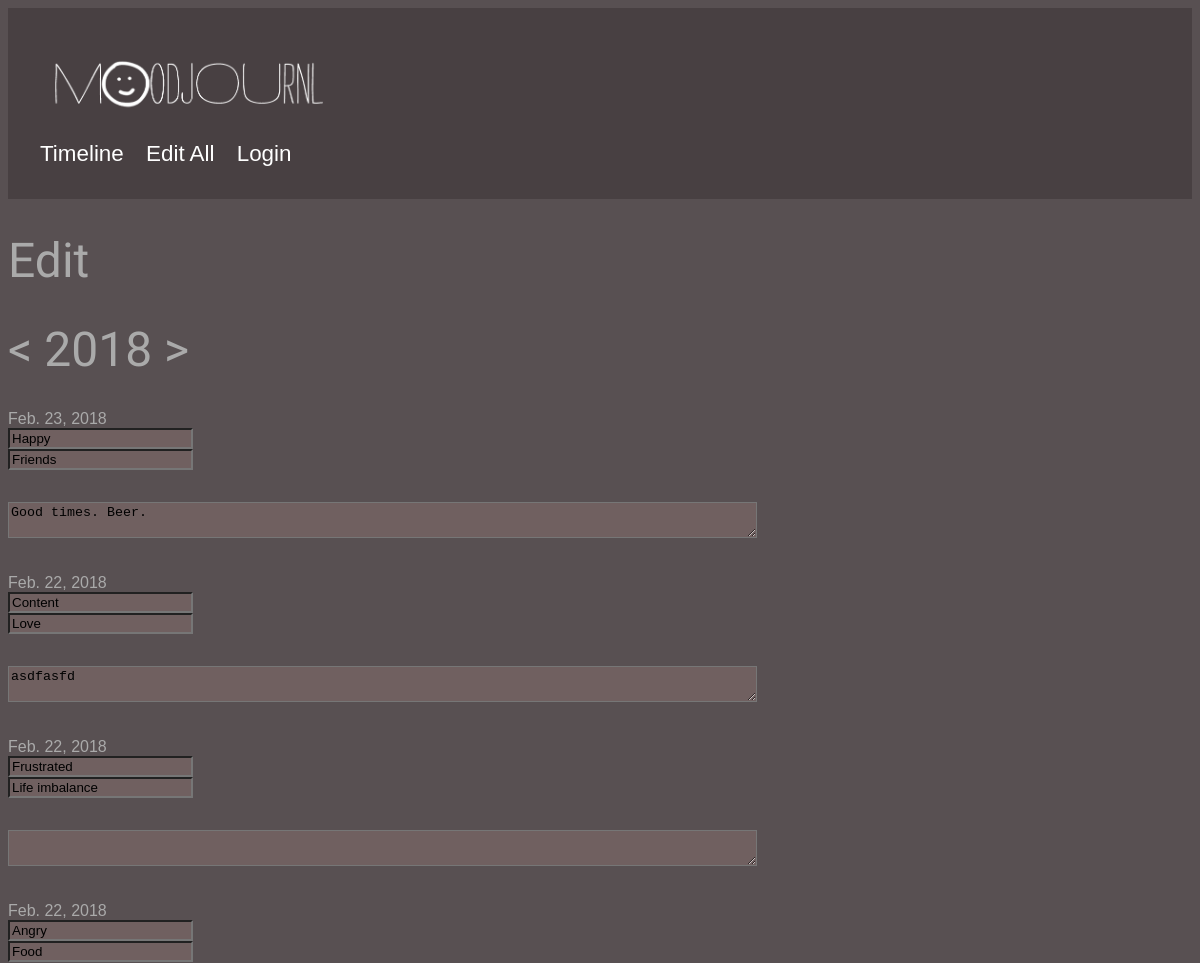
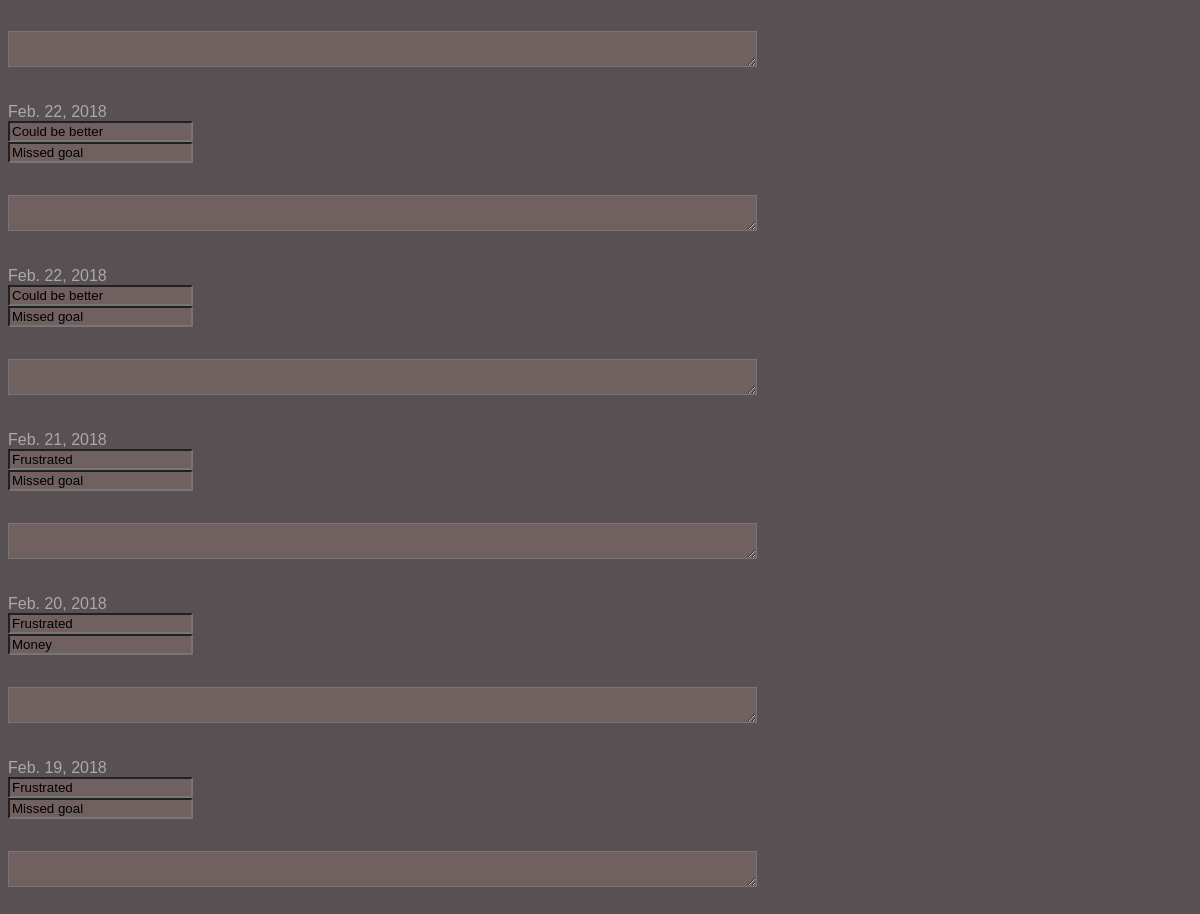
/edit (signed in), run on an earlier commit of the app's database (2 pictures, top to bottom).
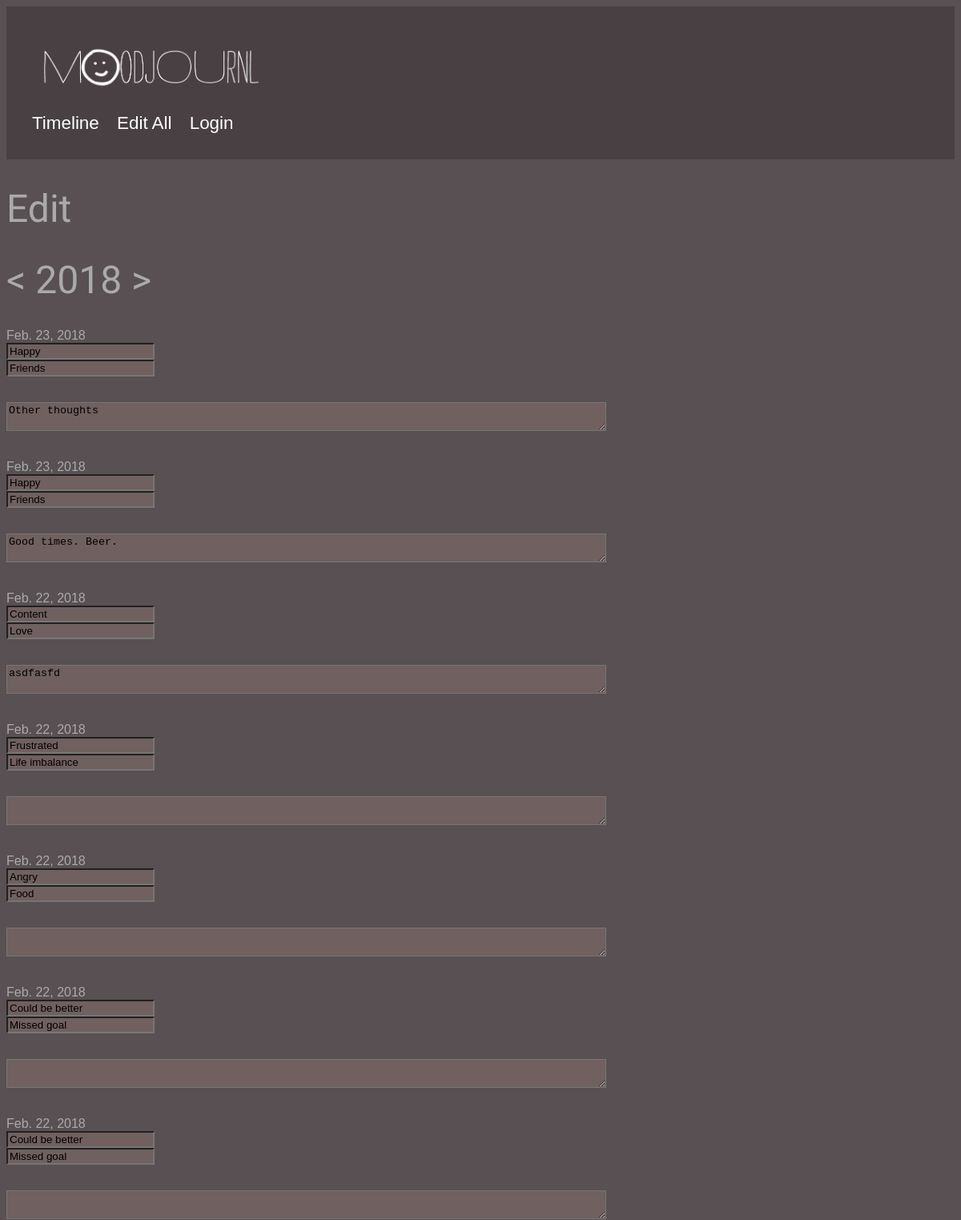
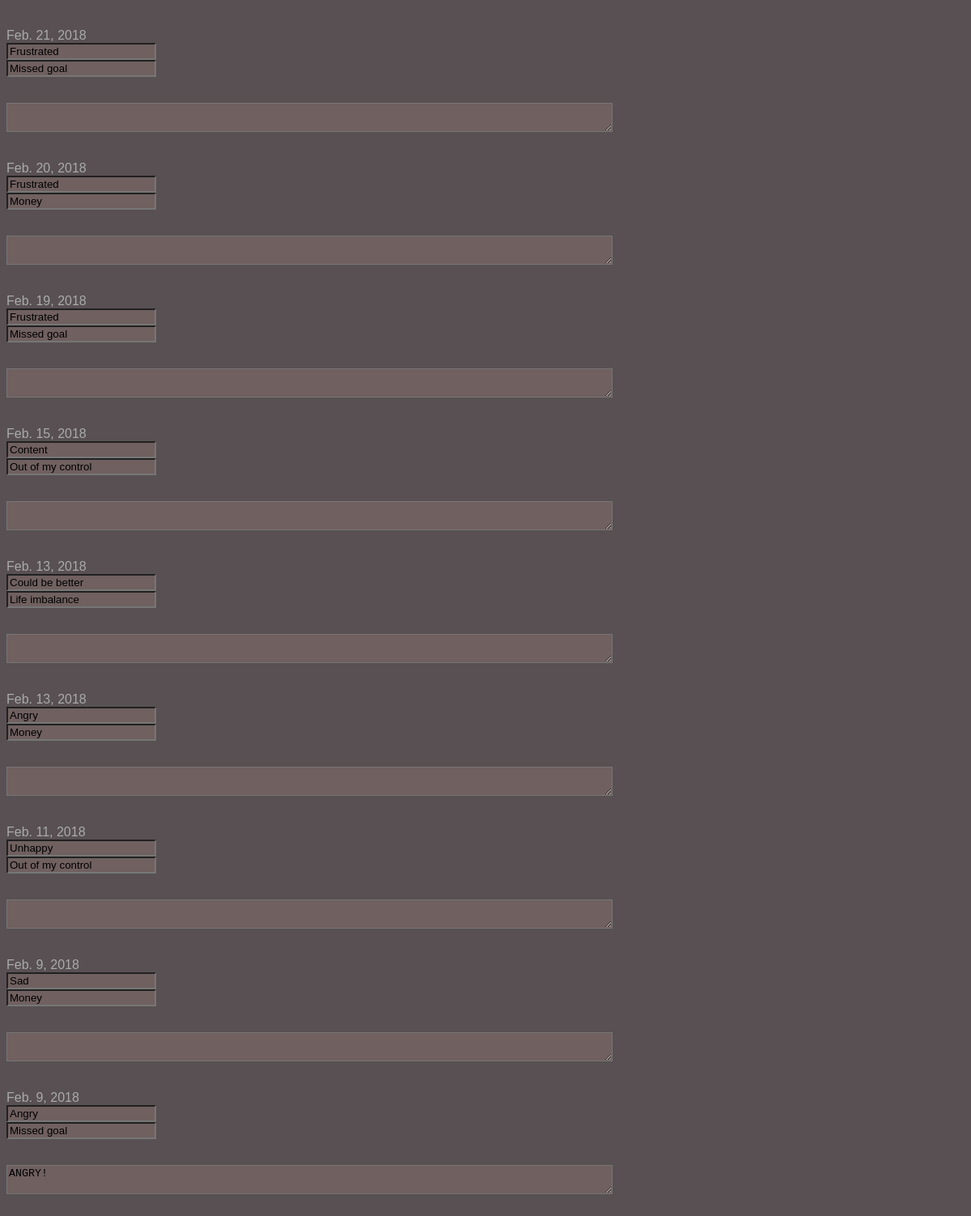
And on a later commit of the database (2 pictures, top to bottom).
### mood/models.py (models this page shows, shortened)
class Feeling(models.Model):
    feeling = models.CharField(max_length=200)
    trigger = models.CharField(max_length=100, default="")
    trigger2 = models.CharField(max_length=100, default="")
    trigger3 = models.CharField(max_length=100, default="")
    journal = models.TextField()
    date = models.BigIntegerField(default=0)
    user = models.ForeignKey(User, on_delete=models.CASCADE, blank=False, null=False)

### mood/views.py (the view)
# urls.py: path('edit', views.edit_all, name="edit"),
def edit_all(request):
    if not request.user or not request.user.is_authenticated:
        print("not auth")
        return redirect("login.html")
    feeling_set = Feeling.objects.filter(user_id=request.user.id)
    feeling_arr = []
    feeling_set = sorted(feeling_set, key=lambda feel: feel.date, reverse=True)
    for f in feeling_set:
        f.date = datetime.date.fromtimestamp(f.date/1000.0)
        feeling_arr.append(f)
    return render(request, "edit_all.html", { "feeling_data": feeling_arr, "questions": questions, "triggers" : triggers, } )

### mood/templates/edit_all.html (shortened to what this page needs)
{% extends 'base.html' %}
{%block content%}
<div class="pure-g">
   <div class="pure-u-3-5">
      <h1>Edit</h1>
   </div>
   <div class="pure-u-1-5">
      <h1>&lt; 2018 &gt;</h1>
   </div>
</div>
<div class="pure-g">
   <div class="pure-u-4-5">
      <form>
         {% for i in feeling_data %}
         <div class="clickset spacer-bottom" id="{{i.id}}">
            <div class="pure-g">
               <div class="pure-u-1-3">
                  {{i.date}}
               </div>
               <div class="pure-u-1-3">
                  <input type="text" value="{{i.feeling}}">
               </div>
               <div class="pure-u-1-3">
                  <input type="text" value="{{i.trigger}}">
               </div>
            </div>
            <div class="pure-g spacer-bottom spacer-top">
               <div class="pure-u-2-3 ">
                  <textarea type="text" cols="91">{{i.journal}}</textarea>
               </div>
            </div>
         </div>
         {%endfor%}
      </form>
   </div>
</div>
{%endblock%}

### mood/templates/base.html (shortened to what this page needs)
{% load static %}
<!DOCTYPE html>
<html>
   <head>
      <link rel="stylesheet" type="text/css" href="{% static 'style.css' %}">
      <link rel="stylesheet" href="https://unpkg.com/purecss@1.0.0/build/pure-min.css">
   </head>
   <body>
      {% include "navbar.html" %}
      <div class="container">
         {% block content %}
         {% endblock%}
      </div>
   </body>
</html>

### mood/templates/navbar.html (shortened to what this page needs)
{% load static %}
<nav class="pure-g">
   <div class="pure-u-1-3">
      <a class="pure-menu-item" href="/"><img src={% static "img/logo1.png" %} width="300"></a>
   </div>
   <div class="pure-u-1-3">
      <a class="pure-menu-item spacer-right" href="/timeline">Timeline</a>
      <a class="pure-menu-item spacer-right" href="/edit">Edit All</a>
      <a class="pure-menu-item spacer-right" href="/login">Login</a>
   </div>
</nav>

### mood/static/style.css (style rules this page uses)
body { color: #aaa; background-color: #585052; font-family: 'Libre Franklin:200,400,700', sans-serif; font-weight: 200; }
nav { font-size: 1.4rem; padding: 2.0rem; color: #fff; background-color: #484042; margin-bottom: 2rem; }
nav a { color: #fff; text-decoration: none; }
.spacer-bottom { margin-bottom: 2rem; }
.spacer-top { margin-top: 2rem; }
.spacer-right { margin-right: 1rem; }
h1 { font-weight: 100; font-family: 'Amatic SC', sans-serif; font-size: 3.0rem; }
.clickset input { background-color: #706060; }
.clickset textarea { background-color: #706060; }

What changed in the data, as far as the page shows it:
added Feeling: date "Feb. 23, 2018", feeling "Happy", trigger "Friends", journal "Other thoughts"
added Feeling: date "Feb. 15, 2018", feeling "Content", trigger "Out of my control"
added Feeling: date "Feb. 13, 2018", feeling "Could be better", trigger "Life imbalance"
added Feeling: date "Feb. 13, 2018", feeling "Angry", trigger "Money"
added Feeling: date "Feb. 11, 2018", feeling "Unhappy", trigger "Out of my control"
added Feeling: date "Feb. 9, 2018", feeling "Sad", trigger "Money"
added Feeling: date "Feb. 9, 2018", feeling "Angry", trigger "Missed goal", journal "ANGRY!"
